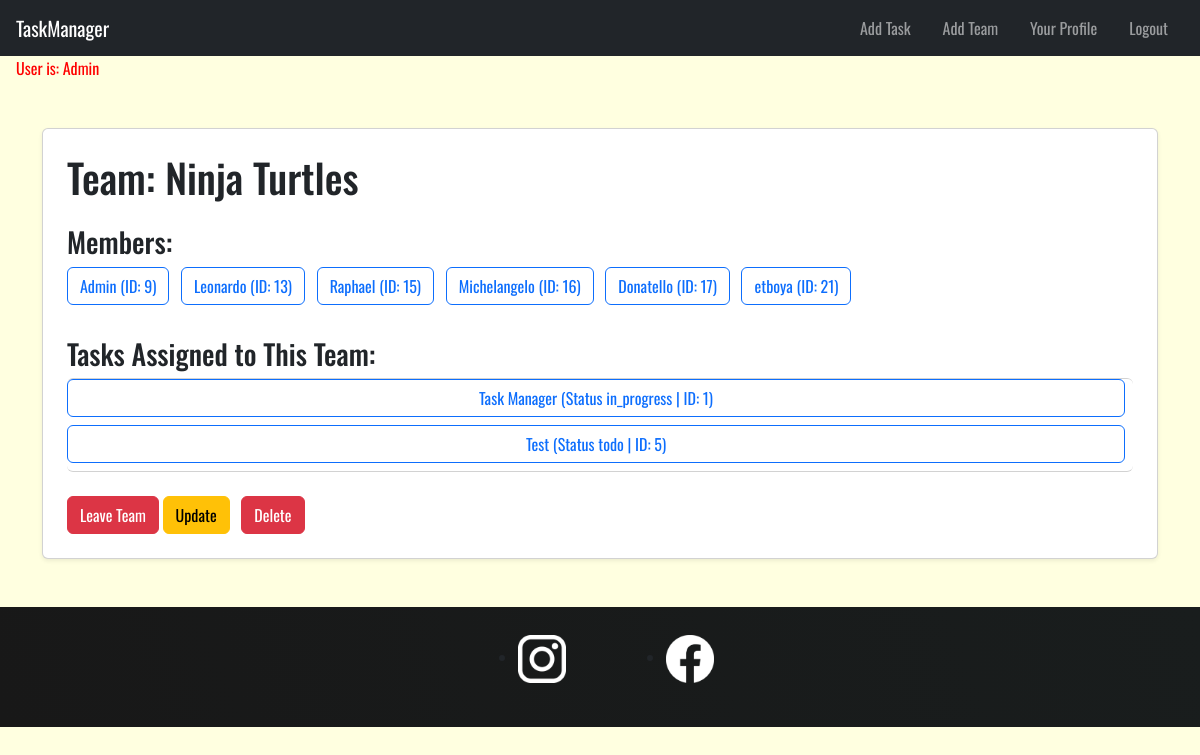
The page /teams/3/ (signed in) on the database its author committed.
### tasks/models.py (models this page shows, shortened)
class Team(models.Model): # One user can be a team
    name = models.CharField(max_length=100)
    users = models.ManyToManyField(User, related_name='teams')

class Task(models.Model):
    STATUS_CHOICES = [
        ('todo', 'To Do'),
        ('in_progress', 'In Progress'),
        ('done', 'Done'),
    ]
    private = models.BooleanField(blank=False,default=False) # if it is false every one can see it , users & teams associated
    creator = models.ForeignKey(User,on_delete=models.CASCADE, related_name='created_tasks')
    title = models.CharField(max_length=200)
    status = models.CharField(max_length=20, choices=STATUS_CHOICES, default='todo')
    description = models.TextField(blank=True)
    users = models.ManyToManyField(User, related_name='tasks')  # Users assigned to the task
    teams = models.ManyToManyField(Team, related_name='tasks' , blank=True)  # Teams related to the task
    subtasks = models.ManyToManyField('self', symmetrical=False, blank=True, related_name='parent_tasks')  # Optional sub-task linkage
    created_at = models.DateTimeField(auto_now_add=True)
    updated_at = models.DateTimeField(auto_now=True)
    deadline = models.DateTimeField(null=True, blank=True)

### tasks/views.py (the view)
# urls.py: path("teams/<int:team_id>/", views.detail_team, name="detail_team"), # ex: /team/1
@login_required
def detail_team(request,team_id):
    team = Team.objects.get(pk=team_id)
    context = {
        "team":team,
    }
    return render(request,"teams/detail.html",context)

### tasks/templates/teams/detail.html (shortened to what this page needs)
{% extends 'base.html' %} {% block body %}
<main class="container my-5">
  <div class="card shadow-sm p-4">
    <h1 class="mb-4">Team: {{ team.name }}</h1>
    <h3>Members:</h3>
    {% if team.users.all %}
    <div class="mb-4">
      {% for user in team.users.all %}
      <a
        href="{% url 'task:detail_user' user.id %}"
        class="btn btn-outline-primary me-2 mb-2"
      >
        {{ user.username }} (ID: {{ user.id }})
      </a>
      {% endfor %}
    </div>
    {% else %}
    <p class="text-muted">No users in this team.</p>
    {% endif %}
    <h3>Tasks Assigned to This Team:</h3>
    <ul class="list-group">
      {% for task in team.tasks.all %}
      <a
        href="{% url 'task:detail_task' task.id %}"
        class="btn btn-outline-primary me-2 mb-2"
      >
        {{ task.title }} (Status {{ task.status }} | ID: {{ task.id }})
      </a>
      {% empty %}
      <li class="list-group-item text-muted">
        No tasks assigned to this team.
      </li>
      {% endfor %}
    </ul>
    <div class="mt-4">
      {% if user in team.users.all %}
      <form
        action="{% url 'task:leave_team' team.id user.userprofile.id %}"
        method="POST"
        class="d-inline"
      >
        <button type="submit" class="btn btn-danger">Leave Team</button>
      </form>
      {% endif %}
      <a
        href="{% url 'task:update_team' team.id %}"
        class="btn btn-warning me-2"
        >Update</a
      >
      <a href="{% url 'task:delete_team' team.id %}" class="btn btn-danger"
        >Delete</a
      >
    </div>
  </div>
</main>
{% endblock %}

### tasks/templates/base.html (shortened to what this page needs)
{% load static %}
<!DOCTYPE html>
<html lang="en">
    <head>
      <link href="https://cdn.jsdelivr.net/npm/bootstrap@5.3.5/dist/css/bootstrap.min.css" rel="stylesheet"
>
      <link rel="stylesheet" href="{% static 'tasks/styles.css' %}">
  </head>
  <body>
    <header>
      <nav class="navbar navbar-dark bg-dark">
        <a href="/" class="navbar-brand ms-3">TaskManager</a>
        <div class="navbar-nav flex-row ms-auto me-3">
          {% if user.is_authenticated %}
          <a class="nav-link px-3" href="{% url 'task:create_task' %}"
            >Add Task</a
          >
          <a class="nav-link px-3" href="{% url 'task:create_team' %}"
            >Add Team</a
          >
          {% if user.userprofile %}
          <a
            class="nav-link px-3"
            href="{% url 'task:detail_user' request.user.userprofile.id %}"
            >Your Profile</a
          >
          {% endif %}
          <form
            method="POST"
            action="{% url 'logout' %}"
            style="display: inline"
          >
            <button type="submit" class="btn btn-link nav-link px-3">
              Logout
            </button>
          </form>
          {% else %}
          <a class="nav-link px-3" href="{% url 'login' %}">Login</a>
          <a class="nav-link px-3" href="{% url 'register' %}">Register</a>
          {% endif %}
        </div>
      </nav>
    </header>
    <p style="color: red; margin-left:1rem;">User is: {{ user }}</p>
    {% block body %} {% endblock %}
    <footer>
      <ul>
        <li>
          <a href="https://www.instagram.com/">
            <img
              src="/pictures/icons/insta.png"
              alt="Instagram logo link to social media page"
          /></a>
        </li>
        <li>
          <a href="https://www.facebook.com/">
            <img
              src="/pictures/icons/facebook.png"
              alt="Facebook logo link to social media page"
            />
          </a>
        </li>
      </ul>
    </footer>
  </body>
</html>

### tasks/static/tasks/styles.css (style rules this page uses)
body { background-color: lightyellow; font-family: "Oswald", sans-serif; }
li { margin: auto; }
footer { background: linear-gradient(70deg, rgb(24, 24, 24), rgb(25, 29, 29)); padding: 1.75rem 0; margin-top: 1rem; }
footer ul { display: flex; justify-content: center; }
footer li { width: 3rem; height: 3rem; margin: 0 3.125rem; }
footer img { width: 100%; height: 100%; }

### rows shown on the page
Team: name "Ninja Turtles"
Task: title "Task Manager", status "in_progress", id "1"
Task: title "Test", status "todo", id "5"

### other values the page prints
{{ user }} "Admin"
{{ user.username }} "Admin"
{{ user.id }} "9"
{{ user.username }} "Leonardo"
{{ user.id }} "13"
{{ user.username }} "Raphael"
{{ user.id }} "15"
{{ user.username }} "Michelangelo"
{{ user.id }} "16"
{{ user.username }} "Donatello"
{{ user.id }} "17"
{{ user.username }} "etboya"
{{ user.id }} "21"
